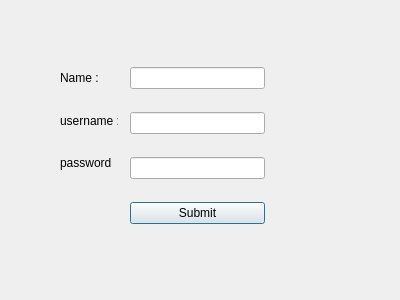
<?xml version="1.0" encoding="UTF-8"?>
<ui version="4.0">
 <class>edit_personal_info</class>
 <widget class="QDialog" name="edit_personal_info">
  <property name="geometry">
   <rect>
    <x>0</x>
    <y>0</y>
    <width>400</width>
    <height>300</height>
   </rect>
  </property>
  <property name="windowTitle">
   <string>Edit Personal Information</string>
  </property>
  <property name="styleSheet">
   <string notr="true">/*background-color:rgb(230, 248, 255);*/
</string>
  </property>
  <widget class="QWidget" name="">
   <property name="geometry">
    <rect>
     <x>130</x>
     <y>50</y>
     <width>135</width>
     <height>191</height>
    </rect>
   </property>
   <layout class="QVBoxLayout" name="verticalLayout">
    <item>
     <widget class="QLineEdit" name="name_input"/>
    </item>
    <item>
     <widget class="QLineEdit" name="username_input"/>
    </item>
    <item>
     <widget class="QLineEdit" name="password_input"/>
    </item>
    <item>
     <widget class="QPushButton" name="submit_button">
      <property name="text">
       <string>Submit</string>
      </property>
     </widget>
    </item>
   </layout>
  </widget>
  <widget class="QWidget" name="">
   <property name="geometry">
    <rect>
     <x>60</x>
     <y>60</y>
     <width>58</width>
     <height>121</height>
    </rect>
   </property>
   <layout class="QVBoxLayout" name="verticalLayout_2">
    <item>
     <widget class="QLabel" name="name_lable">
      <property name="text">
       <string>Name :</string>
      </property>
     </widget>
    </item>
    <item>
     <widget class="QLabel" name="username_lable">
      <property name="text">
       <string>username :</string>
      </property>
     </widget>
    </item>
    <item>
     <widget class="QLabel" name="password_lable">
      <property name="text">
       <string>password  :</string>
      </property>
     </widget>
    </item>
   </layout>
  </widget>
 </widget>
 <resources/>
 <connections/>
</ui>
